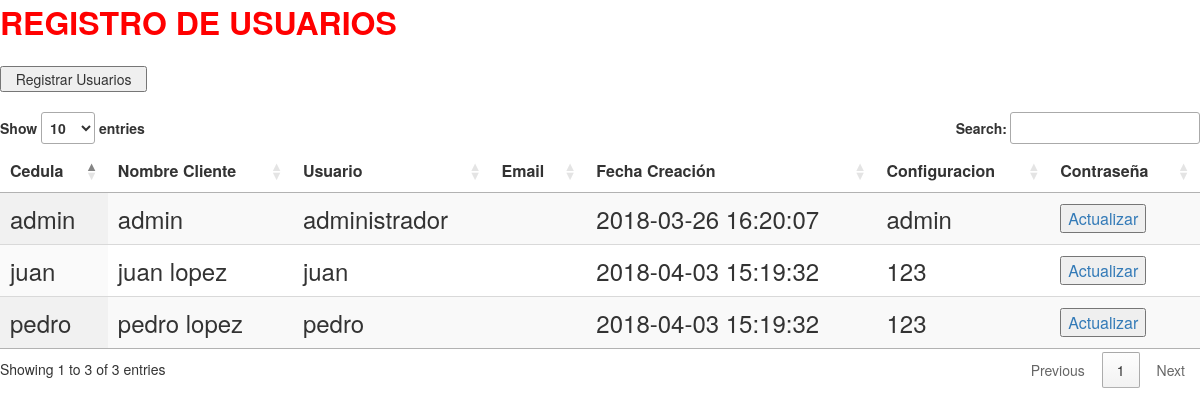
The page /gui/registrarUsuario.php on the database its author committed.
### tables this page shows
CREATE TABLE IF NOT EXISTS `usuarios` (
  `CODUSUARIO` char(10) NOT NULL,
  `USUARIOUSUARIO` char(30) DEFAULT NULL,
  `CONTRASENAUSUARIO` char(20) DEFAULT NULL,
  `NOMBREUSUARIO` varchar(150) DEFAULT NULL,
  `FECHACREACIONUSUARIO` datetime DEFAULT NULL,
  `IMAGENUSUARIO` char(50) DEFAULT NULL,
  `TIPOUSUARIO` varchar(20) DEFAULT NULL,
  `MAILUSUARIO` varchar(50) DEFAULT NULL,
  PRIMARY KEY (`CODUSUARIO`)
);

### gui/registrarUsuario.php (the view, shortened to what this page needs)
<?php
require_once('../conexion/conexion.php');
$sql = "select * from usuarios";
?>
<html>
<head>
  <link rel="stylesheet" href="http://maxcdn.bootstrapcdn.com/bootstrap/3.3.7/css/bootstrap.min.css">
  <link href="https://cdn.datatables.net/1.10.16/css/jquery.dataTables.min.css" rel="stylesheet"/>
</head>
    <body>
        <script>
        $(document).ready(function() {
        $('#example').DataTable();});
        </script>
          <font color="red" size="6"><b>REGISTRO DE USUARIOS</b><td></td></font><br><br>
          <input type="button"  value="  Registrar Usuarios  "  data-toggle="modal" data-target="#ingresar"><br><br>
              <table id="example" class="display" style="width:100%">
              <thead>
                  <tr>
                    <td><b><font>Cedula</font></b></td>
                    <td><b><font>Nombre Cliente</font></b></td>
                    <td><b><font>Usuario</font></b></td>
                    <td><b><font>Email</font></b></td>
                    <td><b><font>Fecha Creación</font></b></td>
                    <td><b><font>Configuracion</font></b></td>
                    <td><b><font>Contraseña</font></b></td>
                  </tr>
                </thead>
                <tbody>
                          <?php
                            try
                            {
                              $cursor = $conn->query($sql);
                              foreach($cursor as $fila) {
                          ?>
                  <tr>
                    <td style="font-size: 18pt"><?php echo($fila["CODUSUARIO"]); ?></td>
                    <td style="font-size: 18pt"><?php echo($fila["NOMBREUSUARIO"]); ?></td>
                    <td style="font-size: 18pt"><?php echo($fila["USUARIOUSUARIO"]); ?></td>
                    <td style="font-size: 18pt"><?php echo($fila["MAILUSUARIO"]); ?></td>
                    <td style="font-size: 18pt"><?php echo($fila["FECHACREACIONUSUARIO"]); ?></td>
                    <td style="font-size: 18pt"><?php echo($fila["CONTRASENAUSUARIO"]); ?></td>
                    <td><a/><input type="button" value="Actualizar"  onclick="cargarModalActualizar(<?php echo("'".$fila["CODUSUARIO"]."' , '".$fila["NOMBREUSUARIO"]."', '".$fila["USUARIOUSUARIO"]."', '".$fila["CONTRASENAUSUARIO"]."'") ?>);"  data-toggle="modal" data-target="#modificar" ></a></td>
                  </tr>
                              <?php
                            }
                          }
                          catch(PDOException $e)
                          {
                            echo("Error!; ".$e->getMessage()."<br/>");
                          }
                              ?>
                              </tbody>
              </table>
            <body>
            </body>
    </body>
</html>

### rows shown on the page
usuarios: CODUSUARIO "admin", NOMBREUSUARIO "admin", USUARIOUSUARIO "administrador", FECHACREACIONUSUARIO "2018-03-26 16:20:07", CONTRASENAUSUARIO "admin"
usuarios: CODUSUARIO "juan", NOMBREUSUARIO "juan lopez", USUARIOUSUARIO "juan", FECHACREACIONUSUARIO "2018-04-03 15:19:32", CONTRASENAUSUARIO "123"
usuarios: CODUSUARIO "pedro", NOMBREUSUARIO "pedro lopez", USUARIOUSUARIO "pedro", FECHACREACIONUSUARIO "2018-04-03 15:19:32", CONTRASENAUSUARIO "123"
